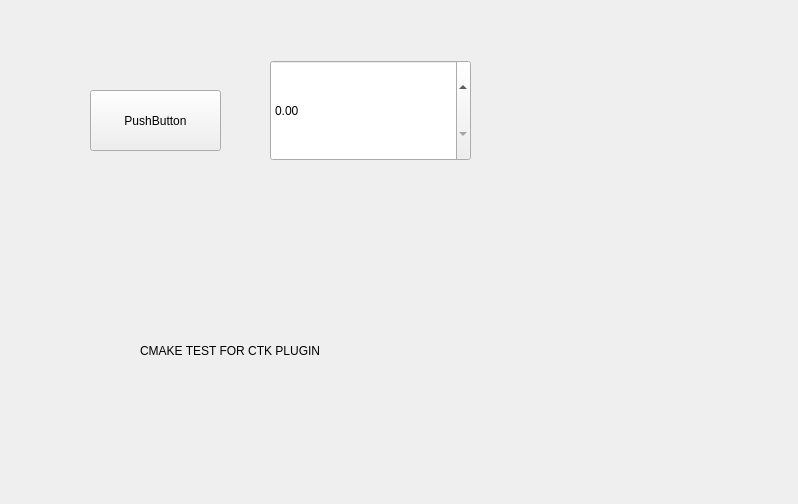
<?xml version="1.0" encoding="UTF-8"?>
<ui version="4.0">
 <class>test2Child2ProgramNodeView</class>
 <widget class="QWidget" name="test2Child2ProgramNodeView">
  <property name="geometry">
   <rect>
    <x>0</x>
    <y>0</y>
    <width>798</width>
    <height>504</height>
   </rect>
  </property>
  <property name="windowTitle">
   <string>PluginTestView</string>
  </property>
  <widget class="QDoubleSpinBox" name="doubleSpinBox">
   <property name="geometry">
    <rect>
     <x>270</x>
     <y>60</y>
     <width>201</width>
     <height>101</height>
    </rect>
   </property>
  </widget>
  <widget class="QPushButton" name="pushButton">
   <property name="geometry">
    <rect>
     <x>90</x>
     <y>90</y>
     <width>131</width>
     <height>61</height>
    </rect>
   </property>
   <property name="text">
    <string>PushButton</string>
   </property>
  </widget>
  <widget class="QLabel" name="label">
   <property name="geometry">
    <rect>
     <x>140</x>
     <y>230</y>
     <width>481</width>
     <height>241</height>
    </rect>
   </property>
   <property name="text">
    <string>CMAKE TEST FOR CTK PLUGIN</string>
   </property>
  </widget>
 </widget>
 <resources/>
 <connections/>
</ui>
